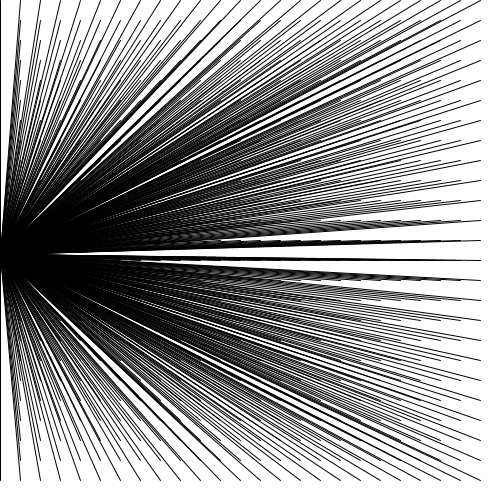
Frame 1 (no input)
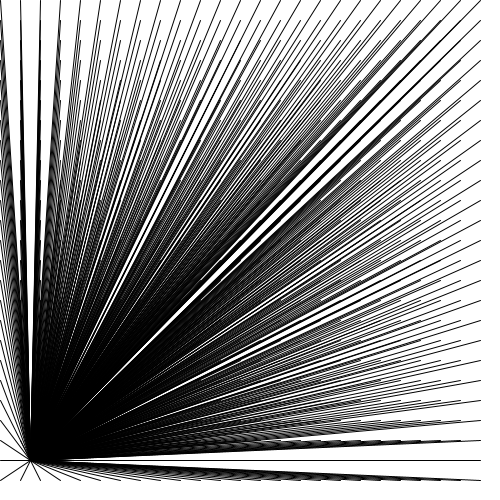
Frame 60 (the mouse pressed at the canvas centre just before this capture)
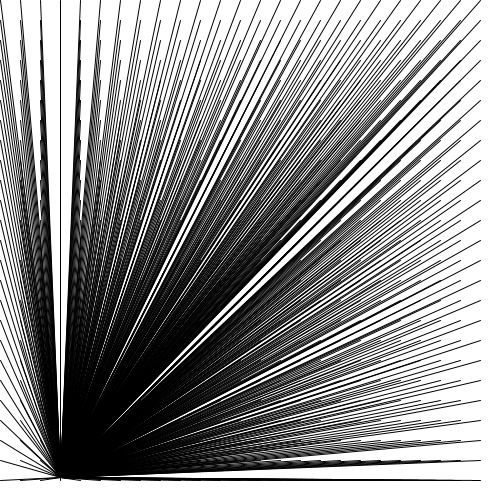
Frame 120 (the mouse held since frame 60 and released just before this capture)

The Processing sketch that drew these frames (run headless with seeded random() and noise(); from frame 60 on, the mouse is pressed at the canvas centre):

// Processing sketch: Warp
// ── Warp.pde
float x,y,a=.5;
public void setup(){
  size (500,500);
 frameRate(999);
}
  
public void draw(){
  x+=a;
  background (255,255,255);
  y=250+sin(x/30f)*250;
  for (int i=0;i<25;i++){
    for(int j=0;j<25;j++){
    line(i*20,j*20,x,y);
    }
  }
  if(x>500||x<0){
    a*=-1;
  }
}
